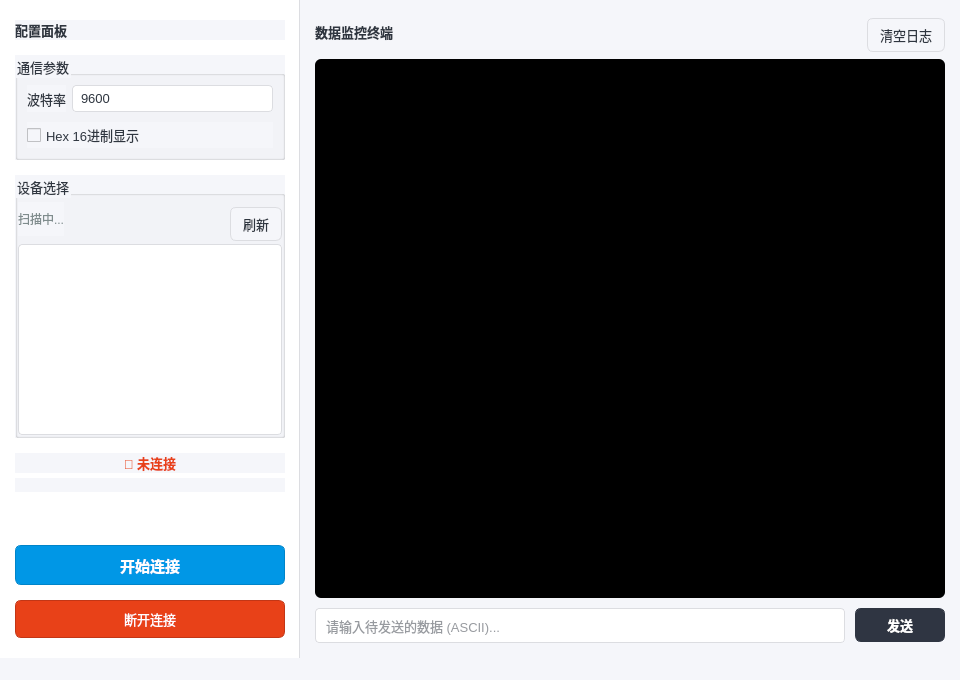
<?xml version="1.0" encoding="UTF-8"?>
<ui version="4.0">
 <class>MainWindow</class>
 <widget class="QMainWindow" name="MainWindow">
  <property name="geometry">
   <rect>
    <x>0</x>
    <y>0</y>
    <width>960</width>
    <height>680</height>
   </rect>
  </property>
  <property name="windowTitle">
   <string>ServeDebug 智能嵌入式调试终端</string>
  </property>
  <property name="styleSheet">
   <string notr="true">/* ========== 全局样式表 ========== */

/* 1. 基础色调定义 */
QWidget {
        background-color: #f5f6fa; /* 整体背景灰 */
        color: #2f3640;            /* 全局文字深灰 */
        font-family: &quot;Segoe UI&quot;, &quot;Microsoft YaHei&quot;, sans-serif;
        font-size: 10pt;
}

/* 2. 左侧侧边栏风格 */
QFrame#frameSidebar {
        background-color: #ffffff;
        border-right: 1px solid #dcdde1;
}

/* 3. 按钮通用风格 */
QPushButton {
        border: 1px solid #dcdde1;
        border-radius: 6px;
        background-color: #f5f6fa;
        padding: 6px 12px;
        min-height: 20px;
}
QPushButton:hover {
        background-color: #e1e4ea;
        border-color: #c4c7cc;
}
QPushButton:pressed {
        background-color: #d1d4db;
        padding-top: 7px; /* 按下位移感 */
        padding-left: 13px;
}

/* 4. 主要操作按钮（连接）- 蓝色高亮 */
QPushButton#btnConnect {
        background-color: #0097e6;
        color: white;
        border: 1px solid #0084c9;
        font-weight: bold;
        font-size: 11pt;
        padding: 8px;
}
QPushButton#btnConnect:hover {
        background-color: #00a8ff;
}
QPushButton#btnConnect:pressed {
        background-color: #0084c9;
}
QPushButton#btnConnect:disabled {
        background-color: #bdc3c7;
        border-color: #bdc3c7;
}

/* 5. 危险操作按钮（断开）- 红色高亮 */
QPushButton#btnDisconnect {
        background-color: #e84118;
        color: white;
        border: 1px solid #c23616;
        padding: 8px;
}
QPushButton#btnDisconnect:hover {
        background-color: #ff4d4d;
}
QPushButton#btnDisconnect:pressed {
        background-color: #c23616;
}

/* 6. 输入控件风格 */
QComboBox, QLineEdit {
        border: 1px solid #dcdde1;
        border-radius: 4px;
        padding: 4px 8px;
        background-color: white;
        selection-background-color: #0097e6;
}
QComboBox:focus, QLineEdit:focus {
        border: 1px solid #0097e6;
}
QComboBox::drop-down {
        border: none;
        width: 20px;
}

/* 7. 设备列表风格 */
QListWidget {
        border: 1px solid #dcdde1;
        border-radius: 4px;
        background-color: #ffffff;
        outline: none;
}
QListWidget::item {
        height: 32px;
        padding-left: 4px;
        border-bottom: 1px solid #f0f0f0;
}
QListWidget::item:selected {
        background-color: #eaf4fd;
        color: #0097e6;
        border-left: 3px solid #0097e6;
}
QListWidget::item:hover:!selected {
        background-color: #f5f6fa;
}

/* 8. 日志终端风格 */
QPlainTextEdit#textLog {
        background-color: #000000; /* 深色背景 */
        color: #ffffff;
        border-radius: 6px;
        font-family: &quot;Consolas&quot;, &quot;Courier New&quot;, monospace;
        font-size: 11pt;
        selection-background-color: #34ace0;
        selection-color: white;
}

/* 9. 滚动条美化 */
QScrollBar:vertical {
        border: none;
        background: #f1f1f1;
        width: 10px;
        margin: 0px;
}
QScrollBar::handle:vertical {
        background: #bdc3c7;
        min-height: 20px;
        border-radius: 5px;
}
QScrollBar::handle:vertical:hover {
        background: #95a5a6;
}
QScrollBar::add-line:vertical, QScrollBar::sub-line:vertical {
        height: 0px;
}
</string>
  </property>
  <widget class="QWidget" name="centralwidget">
   <layout class="QHBoxLayout" name="horizontalLayout_Main">
    <property name="spacing">
     <number>0</number>
    </property>
    <property name="leftMargin">
     <number>0</number>
    </property>
    <property name="topMargin">
     <number>0</number>
    </property>
    <property name="rightMargin">
     <number>0</number>
    </property>
    <property name="bottomMargin">
     <number>0</number>
    </property>
    <item>
     <widget class="QFrame" name="frameSidebar">
      <property name="minimumSize">
       <size>
        <width>260</width>
        <height>0</height>
       </size>
      </property>
      <property name="maximumSize">
       <size>
        <width>300</width>
        <height>16777215</height>
       </size>
      </property>
      <property name="frameShape">
       <enum>QFrame::NoFrame</enum>
      </property>
      <layout class="QVBoxLayout" name="verticalLayout_Sidebar">
       <property name="spacing">
        <number>15</number>
       </property>
       <property name="leftMargin">
        <number>15</number>
       </property>
       <property name="topMargin">
        <number>20</number>
       </property>
       <property name="rightMargin">
        <number>15</number>
       </property>
       <property name="bottomMargin">
        <number>20</number>
       </property>
       <item>
        <widget class="QLabel" name="labelTitle">
         <property name="font">
          <font>
           <family>Segoe UI</family>
           <pointsize>10</pointsize>
           <weight>75</weight>
           <bold>true</bold>
          </font>
         </property>
         <property name="styleSheet">
          <string notr="true">color: #2f3640;</string>
         </property>
         <property name="text">
          <string>配置面板</string>
         </property>
        </widget>
       </item>
       <item>
        <widget class="QGroupBox" name="groupSettings">
         <property name="title">
          <string>通信参数</string>
         </property>
         <layout class="QFormLayout" name="formLayout">
          <property name="verticalSpacing">
           <number>10</number>
          </property>
          <item row="0" column="0">
           <widget class="QLabel" name="labelBaud">
            <property name="text">
             <string>波特率</string>
            </property>
           </widget>
          </item>
          <item row="0" column="1">
           <widget class="QComboBox" name="cbBaudRate">
            <property name="sizePolicy">
             <sizepolicy hsizetype="Expanding" vsizetype="Fixed">
              <horstretch>0</horstretch>
              <verstretch>0</verstretch>
             </sizepolicy>
            </property>
            <property name="currentText">
             <string>9600</string>
            </property>
            <item>
             <property name="text">
              <string>9600</string>
             </property>
            </item>
            <item>
             <property name="text">
              <string>19200</string>
             </property>
            </item>
            <item>
             <property name="text">
              <string>38400</string>
             </property>
            </item>
            <item>
             <property name="text">
              <string>57600</string>
             </property>
            </item>
            <item>
             <property name="text">
              <string>115200</string>
             </property>
            </item>
           </widget>
          </item>
          <item row="1" column="0" colspan="2">
           <widget class="QCheckBox" name="chkHexDisplay">
            <property name="text">
             <string>Hex 16进制显示</string>
            </property>
           </widget>
          </item>
         </layout>
        </widget>
       </item>
       <item>
        <widget class="QGroupBox" name="groupDevices">
         <property name="title">
          <string>设备选择</string>
         </property>
         <layout class="QVBoxLayout" name="verticalLayout_Devices">
          <property name="spacing">
           <number>8</number>
          </property>
          <property name="leftMargin">
           <number>0</number>
          </property>
          <property name="topMargin">
           <number>6</number>
          </property>
          <property name="rightMargin">
           <number>0</number>
          </property>
          <property name="bottomMargin">
           <number>0</number>
          </property>
          <item>
           <layout class="QHBoxLayout" name="layoutDeviceHeader">
            <item>
             <widget class="QLabel" name="labelDeviceCount">
              <property name="styleSheet">
               <string notr="true">color: #7f8c8d; font-size: 9pt;</string>
              </property>
              <property name="text">
               <string>扫描中...</string>
              </property>
             </widget>
            </item>
            <item>
             <spacer name="horizontalSpacer_Devices">
              <property name="orientation">
               <enum>Qt::Horizontal</enum>
              </property>
              <property name="sizeHint" stdset="0">
               <size>
                <width>40</width>
                <height>20</height>
               </size>
              </property>
             </spacer>
            </item>
            <item>
             <widget class="QPushButton" name="btnManualRefresh">
              <property name="maximumSize">
               <size>
                <width>60</width>
                <height>24</height>
               </size>
              </property>
              <property name="text">
               <string>刷新</string>
              </property>
             </widget>
            </item>
           </layout>
          </item>
          <item>
           <widget class="QListWidget" name="listDevices">
            <property name="selectionBehavior">
             <enum>QAbstractItemView::SelectRows</enum>
            </property>
           </widget>
          </item>
         </layout>
        </widget>
       </item>
       <item>
        <layout class="QVBoxLayout" name="layoutStatus">
         <property name="spacing">
          <number>5</number>
         </property>
         <item>
          <widget class="QLabel" name="labelStatus">
           <property name="font">
            <font>
             <family>Segoe UI</family>
             <pointsize>10</pointsize>
             <weight>75</weight>
             <bold>true</bold>
            </font>
           </property>
           <property name="styleSheet">
            <string notr="true">color: #e84118;</string>
           </property>
           <property name="text">
            <string>🔴 未连接</string>
           </property>
           <property name="alignment">
            <set>Qt::AlignCenter</set>
           </property>
          </widget>
         </item>
         <item>
          <widget class="QLabel" name="labelCurrentPort">
           <property name="styleSheet">
            <string notr="true">color: #7f8c8d; font-size: 9pt;</string>
           </property>
           <property name="text">
            <string/>
           </property>
           <property name="alignment">
            <set>Qt::AlignCenter</set>
           </property>
          </widget>
         </item>
        </layout>
       </item>
       <item>
        <spacer name="verticalSpacer_Sidebar">
         <property name="orientation">
          <enum>Qt::Vertical</enum>
         </property>
         <property name="sizeHint" stdset="0">
          <size>
           <width>20</width>
           <height>40</height>
          </size>
         </property>
        </spacer>
       </item>
       <item>
        <widget class="QPushButton" name="btnConnect">
         <property name="cursor">
          <cursorShape>PointingHandCursor</cursorShape>
         </property>
         <property name="text">
          <string>开始连接</string>
         </property>
        </widget>
       </item>
       <item>
        <widget class="QPushButton" name="btnDisconnect">
         <property name="cursor">
          <cursorShape>PointingHandCursor</cursorShape>
         </property>
         <property name="text">
          <string>断开连接</string>
         </property>
        </widget>
       </item>
      </layout>
     </widget>
    </item>
    <item>
     <widget class="QWidget" name="widgetContent" native="true">
      <layout class="QVBoxLayout" name="verticalLayout_Content">
       <property name="spacing">
        <number>10</number>
       </property>
       <property name="leftMargin">
        <number>15</number>
       </property>
       <property name="topMargin">
        <number>15</number>
       </property>
       <property name="rightMargin">
        <number>15</number>
       </property>
       <property name="bottomMargin">
        <number>15</number>
       </property>
       <item>
        <layout class="QHBoxLayout" name="horizontalLayout_LogTools">
         <item>
          <widget class="QLabel" name="labelLogTitle">
           <property name="font">
            <font>
             <family>Segoe UI</family>
             <pointsize>10</pointsize>
             <weight>75</weight>
             <bold>true</bold>
            </font>
           </property>
           <property name="text">
            <string>数据监控终端</string>
           </property>
          </widget>
         </item>
         <item>
          <spacer name="horizontalSpacer_Log">
           <property name="orientation">
            <enum>Qt::Horizontal</enum>
           </property>
           <property name="sizeHint" stdset="0">
            <size>
             <width>40</width>
             <height>20</height>
            </size>
           </property>
          </spacer>
         </item>
         <item>
          <widget class="QPushButton" name="btnClearLog">
           <property name="maximumSize">
            <size>
             <width>80</width>
             <height>28</height>
            </size>
           </property>
           <property name="text">
            <string>清空日志</string>
           </property>
           <property name="iconSize">
            <size>
             <width>12</width>
             <height>12</height>
            </size>
           </property>
          </widget>
         </item>
        </layout>
       </item>
       <item>
        <widget class="QPlainTextEdit" name="textLog">
         <property name="readOnly">
          <bool>true</bool>
         </property>
        </widget>
       </item>
       <item>
        <layout class="QHBoxLayout" name="layout_Send">
         <property name="spacing">
          <number>10</number>
         </property>
         <item>
          <widget class="QLineEdit" name="txtSend">
           <property name="minimumSize">
            <size>
             <width>0</width>
             <height>35</height>
            </size>
           </property>
           <property name="placeholderText">
            <string>请输入待发送的数据 (ASCII)...</string>
           </property>
          </widget>
         </item>
         <item>
          <widget class="QPushButton" name="btnSend">
           <property name="minimumSize">
            <size>
             <width>90</width>
             <height>34</height>
            </size>
           </property>
           <property name="cursor">
            <cursorShape>PointingHandCursor</cursorShape>
           </property>
           <property name="styleSheet">
            <string notr="true">
             background-color: #2f3542;
             color: white;
             font-weight: bold;
             border: 1px solid #2f3542;
            </string>
           </property>
           <property name="text">
            <string>发送</string>
           </property>
          </widget>
         </item>
        </layout>
       </item>
      </layout>
     </widget>
    </item>
   </layout>
  </widget>
  <widget class="QStatusBar" name="statusbar"/>
 </widget>
 <resources/>
 <connections/>
</ui>
